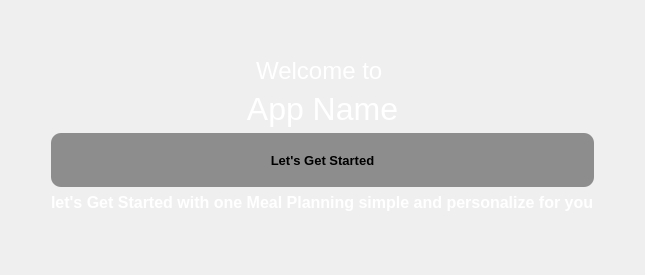
      <widget class="QWidget" name="WelcomePage">
       <layout class="QGridLayout" name="WelcomePage_gridLayout">
        <item row="4" column="1">
         <widget class="QLabel" name="extra_label">
          <property name="font">
           <font>
            <pointsize>12</pointsize>
            <weight>75</weight>
            <bold>true</bold>
           </font>
          </property>
          <property name="styleSheet">
           <string notr="true">color: rgb(255, 255, 255);</string>
          </property>
          <property name="text">
           <string>let's Get Started with one Meal Planning simple and personalize for you</string>
          </property>
         </widget>
        </item>
        <item row="3" column="1">
         <widget class="QPushButton" name="letsGetStarted_pushButton">
          <property name="minimumSize">
           <size>
            <width>10</width>
            <height>54</height>
           </size>
          </property>
          <property name="font">
           <font>
            <pointsize>10</pointsize>
            <weight>75</weight>
            <bold>true</bold>
           </font>
          </property>
          <property name="styleSheet">
           <string notr="true">border-top-left-radius: 10px;
border-top-right-radius: 10px;
border-bottom-left-radius: 10px;
border-bottom-right-radius: 10px;
background-color: rgb(141, 141, 141);
</string>
          </property>
          <property name="text">
           <string>Let's Get Started</string>
          </property>
         </widget>
        </item>
        <item row="0" column="0" rowspan="7">
         <spacer name="horizontalSpacer_2">
          <property name="orientation">
           <enum>Qt::Horizontal</enum>
          </property>
          <property name="sizeHint" stdset="0">
           <size>
            <width>40</width>
            <height>20</height>
           </size>
          </property>
         </spacer>
        </item>
        <item row="2" column="1">
         <widget class="QLabel" name="appName_label">
          <property name="font">
           <font>
            <pointsize>24</pointsize>
           </font>
          </property>
          <property name="styleSheet">
           <string notr="true">color: rgb(255, 255, 255);</string>
          </property>
          <property name="text">
           <string>App Name</string>
          </property>
          <property name="alignment">
           <set>Qt::AlignCenter</set>
          </property>
         </widget>
        </item>
        <item row="2" column="2">
         <spacer name="horizontalSpacer">
          <property name="orientation">
           <enum>Qt::Horizontal</enum>
          </property>
          <property name="sizeHint" stdset="0">
           <size>
            <width>40</width>
            <height>20</height>
           </size>
          </property>
         </spacer>
        </item>
        <item row="0" column="1">
         <spacer name="verticalSpacer_2">
          <property name="orientation">
           <enum>Qt::Vertical</enum>
          </property>
          <property name="sizeHint" stdset="0">
           <size>
            <width>20</width>
            <height>40</height>
           </size>
          </property>
         </spacer>
        </item>
        <item row="1" column="1">
         <widget class="QLabel" name="welcome_to_label">
          <property name="font">
           <font>
            <pointsize>18</pointsize>
           </font>
          </property>
          <property name="styleSheet">
           <string notr="true">color: rgb(255, 255, 255);
</string>
          </property>
          <property name="text">
           <string>Welcome to </string>
          </property>
          <property name="alignment">
           <set>Qt::AlignCenter</set>
          </property>
         </widget>
        </item>
        <item row="5" column="1">
         <spacer name="verticalSpacer">
          <property name="orientation">
           <enum>Qt::Vertical</enum>
          </property>
          <property name="sizeHint" stdset="0">
           <size>
            <width>20</width>
            <height>40</height>
           </size>
          </property>
         </spacer>
        </item>
       </layout>
      </widget>
